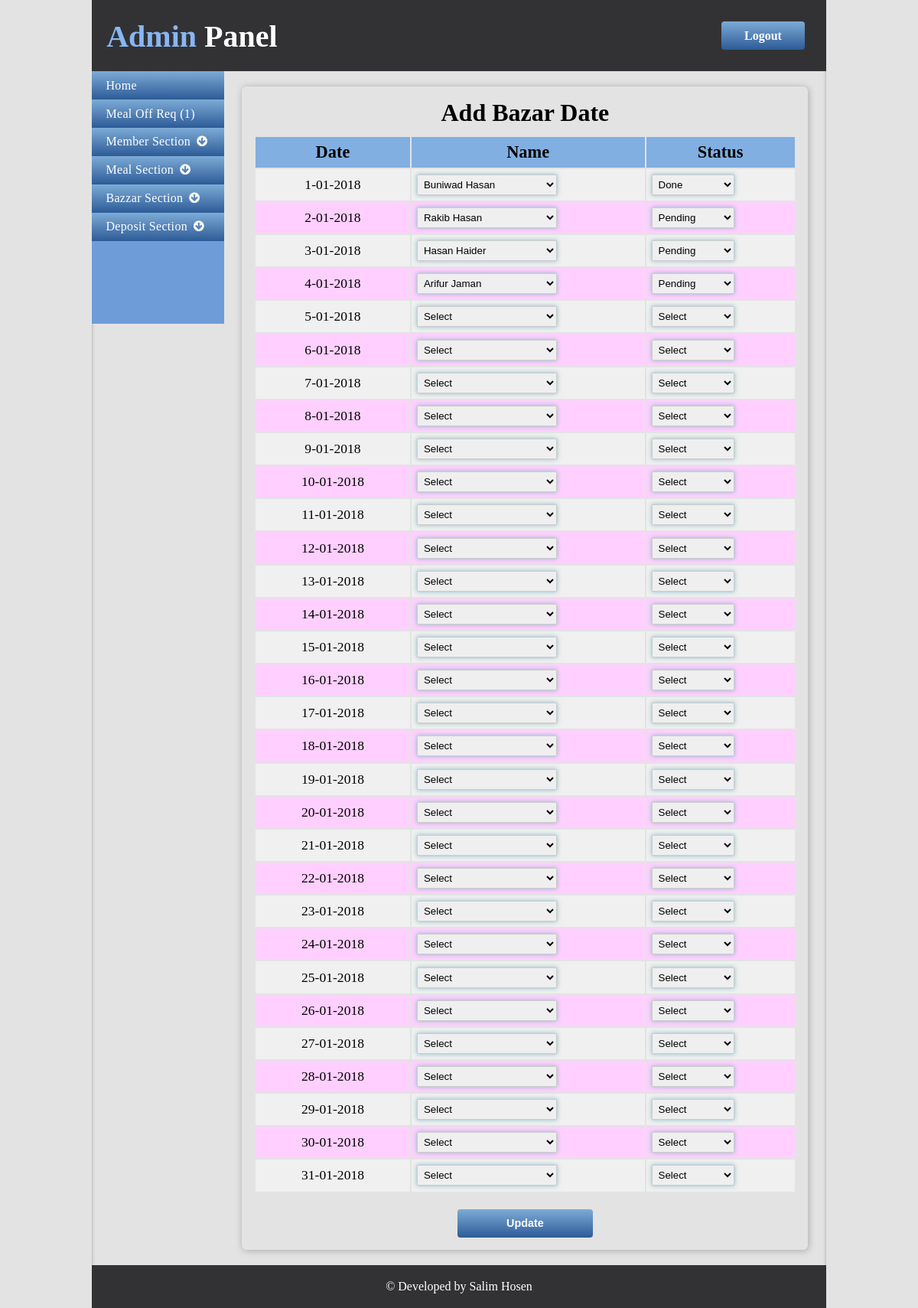
The app's page /admin/addBazDate.php (signed in) with its own data.
### tables this page shows
CREATE TABLE `bazar_date` (
  `bdId` int(11) NOT NULL,
  `bdName` varchar(255) DEFAULT NULL,
  `bDate` varchar(255) DEFAULT NULL,
  `bdStatus` int(11) DEFAULT 0
);

CREATE TABLE `tbl_members` (
  `memId` int(11) NOT NULL,
  `memName` varchar(255) DEFAULT NULL
);

### admin/classes/Bazzar.php (called while the page is built, shortened)
<?php
	class Bazzar{
		private $db;
		public function __construct(){
			$this->db = new Database();
		}
		public function getBazarDate(){
			$query = "select * from bazar_date";
			$res = $this->db->select($query);
			if($res){
				return $res;
			}else{
				return false;
			}
		}
	}
?>

### admin/lib/Database.php (called while the page is built, shortened)
<?php
	class Database{
		private $db_user = DB_USER;
		private $db_name = DB_NAME;
		private $db_pass = DB_PASS;
		private $db_host = DB_HOST;
		public $link;
		public function dbCon(){
			$this->link = new mysqli($this->db_host,$this->db_user,$this->db_pass,$this->db_name);
		}
		public function select($query){
			$res = $this->link->query($query)or die("Connection Fail".$this->link->error.__LINE__);
			if(mysqli_num_rows($res)>0){
				return $res;
			}else{
				return false;
			}
		}
	}
?>

### admin/classes/Member.php (called while the page is built, shortened)
<?php
	class Member{
		private $db;
		public function __construct(){
			$this->db = new Database();
		}
		public function getMemberList(){
			$query = "select * from tbl_members";
			$res = $this->db->select($query);
			if($res){
				return $res;
			}else{
				return false;
			}
		}
	}
?>

### admin/addBazDate.php (the view, shortened to what this page needs)
<?php include "inc/header.php";?>
				<section>
					<?php include "inc/sidebar.php";?>
					<article>
						<div class="bazzar_tbl admin_meal baz_date">
						<h2>Add Bazar Date</h2>
						<form action="" method="post">
							<table>
								<tbody>
									<tr>
										<td>Date</td>
										<td>Name</td>
										<td>Status</td>
									</tr>
									<?php
										$bdRes = $baz->getBazarDate();
										if($bdRes){
											$i = 1;
											while($vlu = $bdRes->fetch_assoc()){
									?>
									<tr>
										<td><?php echo $vlu['bDate'];?></td>
										<td>
											<select style="width:63%;" name="<?php echo "name".$i;?>">
												<option value="">Select</option>
												<?php
													$memRes = $mem->getMemberList();
													if($memRes){
														while($data = $memRes->fetch_assoc()){
												?>
												<option <?php
													if($vlu['bdName'] == $data['memName'])echo "selected";
												?> value="<?php echo $data['memName'];?>"><?php echo $data['memName'];?></option>
												<?php
													}
												}
												?>
											</select>
										</td>
										<td>
											<select name="<?php echo "status".$i;?>">
												<option value="0">Select</option>
												<option <?php
													if($vlu['bdStatus'] == '1')echo "selected";?> value="1">Done</option>
												<option <?php
													if($vlu['bdStatus'] == '2')echo "selected";?> value="2">Pending</option>
											</select>
										</td>
									</tr>
									<?php
										$i++;}
									}
									?>
								</tbody>
							</table>
							<input type="submit" name="update" value="Update"/>
							</form>
						</div>
					</article>
				</section>
				<?php include "inc/footer.php";?>

### css/style.css (style rules this page uses)
* { margin: 0; padding: 0; }
body,html { margin: 0; padding: 0; width: 100%; min-height: 100%; font-size: 1em; }
input[type='submit'] { cursor: pointer; }
header, section, article, footer { display: block; overflow: hidden; }
article h2 { text-align: center; padding-bottom: 1.5%; font-size: 2em; }
.login_form,.meal_tab,.bazzar_tbl,.off { width: 50%; margin: 20px auto; padding: 2%; box-shadow: 1px 1px 10px #A8A8A8; border-radius: 6px; overflow: hidden; }
input[type='submit'] { background: #FF1493; border: none; display: block; padding: 3% 8%; font-size: 0.9em; font-weight: bold; color: #fff; border-radius: 4px; }
table { width: 100%; }
.meal_tab tr:nth-child(2n+1),.bazzar_tbl tr:nth-child(2n+1) { background: #FFD0FF; }
.meal_tab tr:nth-child(2n),.bazzar_tbl tr:nth-child(2n) { background: #F0F0F0; }
.bazzar_tbl { width: 90%; }
.bazzar_tbl tr:first-child td { font-size: 1.4em; font-weight: bold; }
.bazzar_tbl td { padding: 1%; font-size: 1.1em; text-align: center; }
input[type="date"],select { display: block; float: left; width: 40%; margin-right: 5%; padding: 1.5%; }

### admin/css/adcss.css (style rules this page uses)
body { background: #e3e3e3; }
input[type='password'],input[type="text"], input[type="date"],input[type='file'],select { box-shadow: 0px 0px 6px #8CB8C4; display: block; padding: 4px; border: 1px solid #ccc; width: 80%; }
.loghead h2,input[type='submit'] { background: -moz-linear-gradient(top,#5A5A5C,#1D1D1D); background: -webkit-linear-gradient(top,#5A5A5C,#1D1D1D); background: -o-linear-gradient(top,#5A5A5C,#1D1D1D); }
.login a,.menu ul li,input[type='submit'] { background: -moz-linear-gradient(top,#7DABD6,#2D5B97); background: -webkit-linear-gradient(top,#7DABD6,#2D5B97); background: -o-linear-gradient(top,#7DABD6,#2D5B97); }
section { width: 100%; }
article { width: 82%; float: left; }
.admin_meal tr:first-child { background: #81AFE1; }
.admin_meal input[type='submit'] { padding: 1.5% 5%; margin: 3% auto 0; width: 25%; }
.admin_off input[type='date'],select { width: 43%; }

### admin/inc/header.php (style rules this page uses)
.baz_date select { width: 60%; }

### records on screen
bazar_date: bDate "1-01-2018", bdName.memName "Buniwad Hasan", bdStatus "Done"
bazar_date: bDate "2-01-2018", bdName.memName "Rakib Hasan", bdStatus "Pending"
bazar_date: bDate "3-01-2018", bdName.memName "Hasan Haider", bdStatus "Pending"
bazar_date: bDate "4-01-2018", bdName.memName "Arifur Jaman", bdStatus "Pending"
bazar_date: bDate "5-01-2018"
bazar_date: bDate "6-01-2018"
bazar_date: bDate "7-01-2018"
bazar_date: bDate "8-01-2018"
bazar_date: bDate "9-01-2018"
bazar_date: bDate "10-01-2018"
bazar_date: bDate "11-01-2018"
bazar_date: bDate "12-01-2018"
bazar_date: bDate "13-01-2018"
bazar_date: bDate "14-01-2018"
bazar_date: bDate "15-01-2018"
bazar_date: bDate "16-01-2018"
bazar_date: bDate "17-01-2018"
bazar_date: bDate "18-01-2018"
bazar_date: bDate "19-01-2018"
bazar_date: bDate "20-01-2018"
bazar_date: bDate "21-01-2018"
bazar_date: bDate "22-01-2018"
bazar_date: bDate "23-01-2018"
bazar_date: bDate "24-01-2018"
bazar_date: bDate "25-01-2018"
bazar_date: bDate "26-01-2018"
bazar_date: bDate "27-01-2018"
bazar_date: bDate "28-01-2018"
bazar_date: bDate "29-01-2018"
bazar_date: bDate "30-01-2018"
bazar_date: bDate "31-01-2018"
